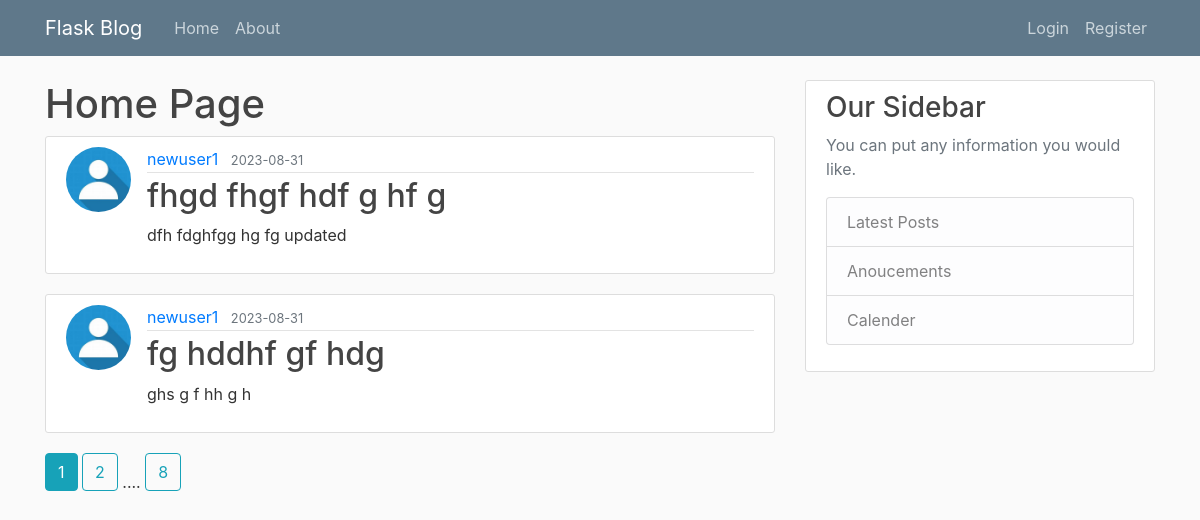
The page /home on the database its author committed.
### new_flask_project/models.py (models this page shows, shortened)
class Post(db.Model):
    id = db.Column(db.Integer, primary_key=True)
    title = db.Column(db.String(100), nullable=False)
    date_posted = db.Column(db.DateTime, nullable=False, default=datetime.utcnow)
    content = db.Column(db.Text, nullable=False)
    user_id = db.Column(db.Integer, db.ForeignKey('user.id'), nullable=False)

class User(db.Model, UserMixin):
    id = db.Column(db.Integer, primary_key=True)
    username = db.Column(db.String(20), unique=True, nullable=False)
    email = db.Column(db.String(120), unique=True, nullable=False)
    image_file = db.Column(db.String(20), nullable=False, default='default.jpg')
    password = db.Column(db.String(60), nullable=False)
    posts = db.relationship('Post', backref='author', lazy=True)

### new_flask_project/main/routes.py (the view)
@main.route("/")
@main.route("/home")
def home():
    page = request.args.get('page', 1, type=int)
    posts = Post.query.order_by(Post.date_posted.desc()).paginate(per_page=2, page=page)
    return render_template('home.html', posts=posts)

### new_flask_project/templates/home.html
{% extends "base.html" %}
{% block content %}
    <h1> Home Page </h1>
    {% for post in posts.items %}
        <article class="media content-section">
            <img class="rounded-circle article-img" width="70rem" height="70rem" src="{{ url_for('static', filename='profile_pics/' + post.author.image_file) }}">
            <div class='media-body'>
                <div class="article-metadata">
                    <a class="mr-2" href="{{ url_for('users.user_posts', username=post.author.username) }}"> {{ post.author.username }}</a>
                    <small class="text-muted">{{ post.date_posted.strftime('%Y-%m-%d') }}</small>
                </div>
                <h2><a class="article-title" href="{{ url_for('posts.post', post_id=post.id) }}">{{ post.title }}</a></h2>
                <p class="article-content">{{ post.content }}</p>
            </div>
        </article>
    {% endfor %}
    {% for page_num in posts.iter_pages(left_edge=1, right_edge=1, left_current=1, right_current=1) %}
        {% if page_num %}
            {% if posts.page == page_num %}
                <a class="btn btn-info mb-4" href="{{ url_for('main.home', page=page_num) }}">{{page_num}}</a>
            {% else %}
                <a class="btn btn-outline-info mb-4" href="{{ url_for('main.home', page=page_num) }}">{{page_num}}</a>
            {% endif %}
        {% else %}
            ....
        {% endif %}
    {% endfor %}
{% endblock content %}

### new_flask_project/templates/base.html (shortened to what this page needs)
<!doctype html>
<html lang="en">
    <head>
        <link rel="stylesheet" href="https://cdn.jsdelivr.net/npm/bootstrap@4.0.0/dist/css/bootstrap.min.css">
        <link rel="stylesheet" type="text/css" href="{{ url_for('static', filename='main.css') }}">
    </head>
    <body>
        <header class='site-header'>
            <nav class='navbar navbar-expand-md navbar-dark bg-steel fixed-top'>
                <div class='container'>
                    <a class='navbar-brand mr-4' href='/'> Flask Blog</a>
                    <div class='collapse navbar-collapse' id='navbarToggle'>
                        <div class='navbar-nav mr-auto'>
                            <a class='nav-item nav-link' href="{{ url_for('main.home') }}">Home</a>
                            <a class='nav-item nav-link' href="{{ url_for('main.about') }}">About</a>
                        </div>
                        <div class='navbar-nav'>
                            {% if current_user.is_authenticated%}
                            <a class='nav-item nav-link' href="{{ url_for('posts.new_post') }}">New Post</a>
                                <a class='nav-item nav-link' href="{{ url_for('users.profile') }}">Profile</a>
                                <a class='nav-item nav-link' href="{{ url_for('users.logout') }}">Logout</a>
                            {% else %}
                                <a class='nav-item nav-link' href="{{ url_for('users.login') }}">Login</a>
                                <a class='nav-item nav-link' href="{{ url_for('users.register') }}">Register</a>
                            {% endif %}
                        </div>
                    </div>
                </div>
            </nav>
        </header>
        <main role='main' class='container'>
            <div class='row'>
                <div class='col-md-8'>
                    {% block content %}{% endblock %}
                </div>
                <div class='col-md-4'>
                    <div class='content-section'>
                        <h3> Our Sidebar </h3>
                        <p class='text-muted'> You can put any information you would like.
                            <ul class='list-group'>
                                <li class='list-group-item list-group-item-light'>Latest Posts</li>
                                <li class='list-group-item list-group-item-light'>Anoucements</li>
                                <li class='list-group-item list-group-item-light'>Calender</li>
                            </ul>
                        </p>
                    </div>
                </div>
            </div>
        </main>
    </body>
</html>

### new_flask_project/static/main.css (style rules this page uses)
body { background: #fafafa; color: #333333; margin-top: 5rem; }
h1, h2, h3, h4, h5, h6 { color: #444444; }
ul { margin: 0; }
.bg-steel { background-color: #5f788a; }
.site-header .navbar-nav .nav-link { color: #cbd5db; }
.content-section { background: #ffffff; padding: 10px 20px; border: 1px solid #dddddd; border-radius: 3px; margin-bottom: 20px; }
.article-title { color: #444444; }
.article-content { white-space: pre-line; }
.article-img { height: 65px; width: 65px; margin-right: 16px; }
.article-metadata { padding-bottom: 1px; margin-bottom: 4px; border-bottom: 1px solid #e3e3e3 }

### rows shown on the page
Post: image_file (picture), author.username "newuser1", date_posted "2023-08-31", title "fhgd fhgf hdf g hf g", content "dfh fdghfgg hg fg updated"
Post: image_file (picture), author.username "newuser1", date_posted "2023-08-31", title "fg hddhf gf hdg", content "ghs g f hh g h"

### other values the page prints
{{ page_num }} "1"
{{ page_num }} "2" "8"
